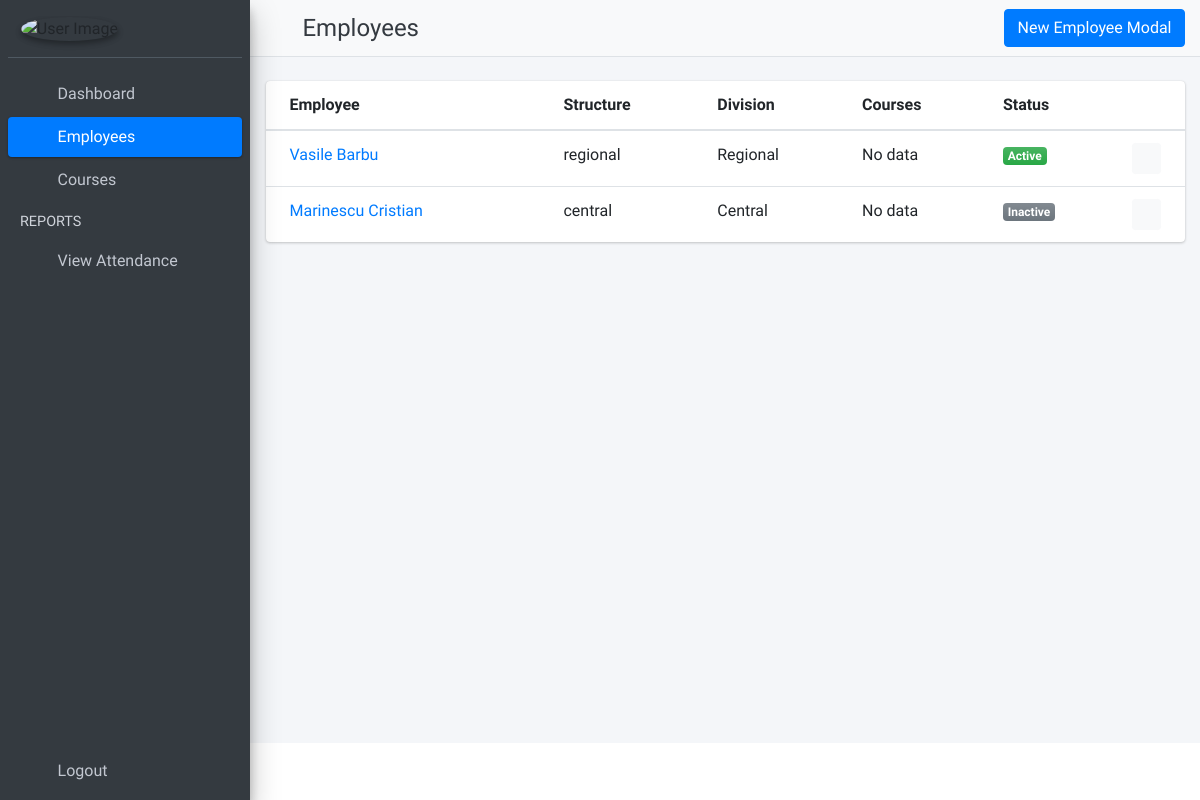
The page /employees on the database as committed earlier.
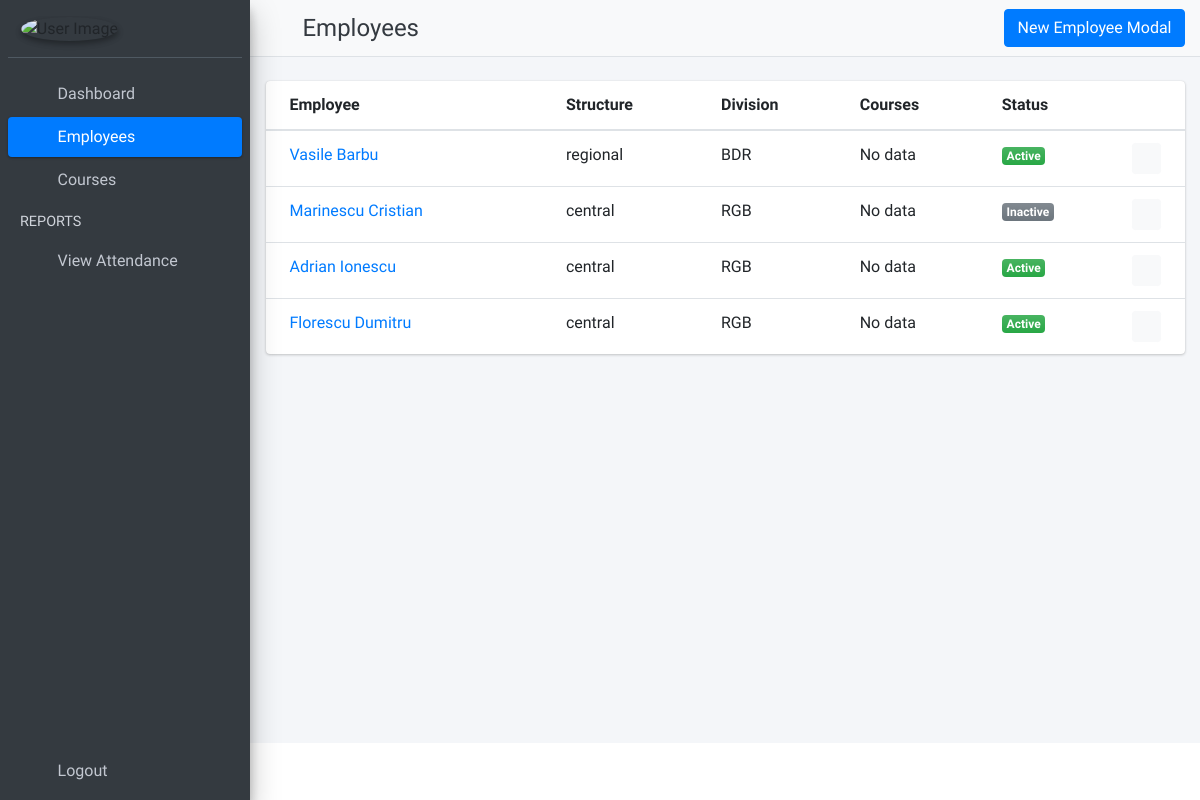
The same page on the database as committed later.
### CMS_app/models.py (models this page shows, shortened)
class Employee(models.Model):
    structure_options = [('central', 'Central'), ('regional', 'Regional')]
    id = models.AutoField(primary_key=True)
    first_name = models.CharField(max_length=64)
    last_name = models.CharField(max_length=64)
    email = models.EmailField(blank=True, max_length=128)
    structure = models.CharField(choices=structure_options, max_length=8)
    division = models.ForeignKey(Division, on_delete=models.DO_NOTHING, null=True)
    active = models.BooleanField(default=True)
    created_at = models.DateTimeField(auto_now_add=True)
    updated_at = models.DateTimeField(auto_now_add=True)
    objects = models.Manager()

class Division(models.Model):
    structure_options = [('central', 'Central'), ('regional', 'Regional')]
    id = models.AutoField(primary_key=True)
    structure = models.CharField(choices=structure_options, max_length=8)
    division_name = models.CharField(max_length=64)
    objects = models.Manager()
    def __str__(self):
        return f'{self.division_name}'

### CMS_app/views.py (the view)
# urls.py: path('employees', views.EmployeesList.as_view(), name='list-of-employees'),
class EmployeesList(ListView):
    template_name = 'employee/list_of_employees.html'
    model = Employee
    context_object_name = 'all_employees'

### CMS_app/templates/employee/list_of_employees.html (shortened to what this page needs)
{% extends 'base.html' %}
{% load static %}
{% block page_title %}
    Employees
{% endblock page_title %}
{% block page_button %}
    <div class="col">
        <a class="btn btn-block btn-primary" data-toggle="modal" href="#addNewEmployee">New Employee Modal</a>
    </div>
{% endblock page_button %}
{% block main_content %}
    <section class="content">
        <div class="container-fluid">
            <div class="row">
                <div class="col-md-12">
                    <br>
                    <div class="card card-link">
                        {% if all_employees %}
                            <div class="card-body table-responsive p-0">
                                <table class="table table-hover text-nowrap">
                                    <thead>
                                    <tr>
                                        <th scope="col">Employee</th>
                                        <th scope="col">Structure</th>
                                        <th scope="col">Division</th>
                                        <th scope="col">Courses</th>
                                        <th scope="col">Status</th>
                                        <th scope="col"></th>
                                    </tr>
                                    </thead>
                                    <tbody>
                                    {% for employee in all_employees %}
                                        <tr>
                                            <td>
                                                <a href="#">
                                                    {{ employee.last_name }} {{ employee.first_name }}
                                                </a>
                                            </td>
                                            <td>{{ employee.structure }}</td>
                                            <td>{{ employee.division }}</td>
                                            <td>No data</td>
                                            <td>{% if employee.active is True %}
                                                <span class="badge bg-gradient-success">Active</span>
                                            {% elif employee.active is False %}
                                                <span class="badge bg-gradient-gray">Inactive</span>
                                            {% endif %}
                                            </td>
                                            <td width="20">
                                                <div class="btn-group">
                                                    <button type="button" class="btn btn-light btn-sm"
                                                            data-toggle="modal"
                                                            data-target="#employee_{{ employee.id }}">
                                                        <i class="fas fa-trash"></i>
                                                    </button>
                                                </div>
                                            </td>
                                        </tr>
                                    {% endfor %}
                                    </tbody>
                                </table>
                            </div>
                        {% else %}
                            <div class="card-body text-center"><br>
                                <h4 class="text-muted">No data available</h4>
                            </div>
                        {% endif %}
                    </div>
                </div>
            </div>
        </div>
    </section>
    </div>
    </div>
{% endblock main_content %}

### CMS_app/templates/base.html (shortened to what this page needs)
{% load static %}
<!DOCTYPE html>
<html>
<head>
    <link rel="stylesheet" href="{% static "plugins/fontawesome-free/css/all.min.css" %}">
    <link rel="stylesheet" href="https://code.ionicframework.com/ionicons/2.0.1/css/ionicons.min.css">
    <link rel="stylesheet"
          href="{% static "plugins/tempusdominus-bootstrap-4/css/tempusdominus-bootstrap-4.min.css" %}">
    <link rel="stylesheet" href="{% static "plugins/icheck-bootstrap/icheck-bootstrap.min.css" %}">
    <link rel="stylesheet" href="{% static "plugins/jqvmap/jqvmap.min.css" %}">
    <link rel="stylesheet" href="{% static "dist/css/adminlte.min.css" %}">
    <link rel="stylesheet" href="{% static "plugins/overlayScrollbars/css/OverlayScrollbars.min.css" %}">
    <link rel="stylesheet" href="{% static "plugins/daterangepicker/daterangepicker.css" %}">
    <link rel="stylesheet" href="{% static "plugins/summernote/summernote-bs4.css" %}">
</head>
<body class="hold-transition sidebar-mini layout-fixed">
<div class="wrapper">
    <nav class="main-header navbar navbar-expand navbar-light navbar-light">
        <ul class="navbar-nav">
            <li class="nav-item">
                <a class="nav-link" data-widget="pushmenu" href="#"><i class="fas fa-bars"></i></a>
            </li>
        </ul>
        <h4 class="m-0 text-dark">
            {% block page_title %}
            {% endblock page_title %}
        </h4>
        <ul class="navbar-nav ml-auto">
            {% block page_button %}
            {% endblock page_button %}
        </ul>
    </nav>
    {% include 'sidebar.html' with user=user id=id %}
    <div class="content-wrapper">
        {% block main_content %}{% endblock main_content %}
</body>
</html>

### CMS_app/templates/sidebar.html (shortened to what this page needs)
{% load static %}
<aside class="main-sidebar sidebar-dark-blue elevation-4">
    <div class="sidebar">
        <div class="user-panel mt-3 pb-3 mb-3 d-flex">
            <div class="image">
                <img src="{% static "dist/img/user7-128x128.jpg" %}" class="img-circle elevation-2" alt="User Image">
            </div>
            <div class="info">
            </div>
        </div>
        <nav class="mt-2">
            <ul class="nav nav-pills nav-sidebar flex-column" data-widget="treeview" role="menu" data-accordion="false">
                <li class="nav-item">
                    {% url 'admin-home' as home %}
                    <a href="{{ home }}" class="nav-link {% if request.path == home %} active {% endif %}">
                        <i class="nav-icon fas fa-tachometer-alt"></i>
                        <p>
                            Dashboard
                        </p>
                    </a>
                </li>
                <li class="nav-item">
                        {% url 'list-of-employees' as list_of_employees %}
                        <a href="{{ list_of_employees }}"
                           class="nav-link {% if request.path == list_of_employees %} active {% endif %}">
                        <i class="nav-icon fas fa-address-book"></i>
                        <p>
                            Employees
                        </p>
                    </a>
                </li>
                <li class="nav-item">
                    {% url 'list-of-courses' as list_of_courses %}
                        <a href="{{ list_of_courses }}"
                           class="nav-link {% if request.path == list_of_courses %} active {% endif %}">
                        <i class="nav-icon fas fa-list"></i>
                        <p>
                            Courses
                        </p>
                    </a>
                </li>
                <li class="nav-header">REPORTS</li>
                <li class="nav-item">
                    <a href="%" class="nav-link">
                        <i class="nav-icon fas fa-calendar-alt"></i>
                        <p>
                            View Attendance
                        </p>
                    </a>
                </li>
            </ul>
        </nav>
    </div>
    <div class="sidebar">
        <nav class="mt-2">
            <ul class="nav nav-pills nav-sidebar flex-column" data-widget="treeview" role="menu" data-accordion="false">
                <li class="nav-item">
                    <a class="nav-link" href="{% url 'logout' %}">
                        <i class="nav-icon fas fa-door-open"></i>
                        <p>
                            Logout
                        </p>
                    </a>
                </li>
            </ul>
        </nav>
    </div>
</aside>

Rows that differ between the two databases and show on the page:
changed through a linked row, Employee "Vasile": division "Regional" → "BDR"
changed through a linked row, Employee "Marinescu": division "Central" → "RGB"
added Employee: last_name "Adrian", first_name "Ionescu", structure "central", division "RGB", active "Active"
added Employee: last_name "Florescu", first_name "Dumitru", structure "central", division "RGB", active "Active"
